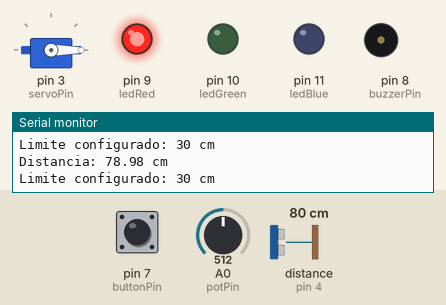
Simulated run of this sketch. Board: Arduino Uno, built with avr-gcc and run on an emulated ATmega328P. Shown: servo, output pins drawn as LEDs (lit = HIGH), buzzer (waves = sounding), the last lines printed to the serial monitor. Wiring (inferred from the names in the program): ultrasonic range finder: trigger pin 2; echo pin 4. Dashed ring = blinking. The inputs (shaded band) are chosen by the test bench; at power-on: pin 7 (buttonPin) HIGH, distance to the obstacle (sensor on pin 4) 80 cm, A0 (potPin) = 512. The echo pulse lasts 58.3 µs per cm; pins used as bus, display or sensor lines are not drawn.

Above: at 1.2 s.
1.3 s: pin 7 (buttonPin) pulled LOW for 0.15 s
At 1.7 s:
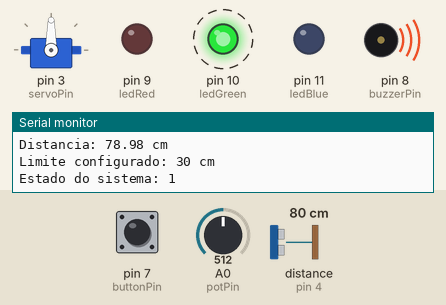
4.3 s: pin 7 (buttonPin) pulled LOW for 1 s
At 4.8 s:
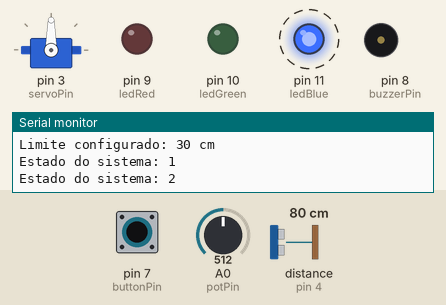
8.3 s: pin 7 (buttonPin) pulled LOW for 3.2 s
13.0 s: distance to the obstacle (sensor on pin 4) set to 33 cm
14.5 s: distance to the obstacle (sensor on pin 4) set to 27 cm
At 16.4 s:
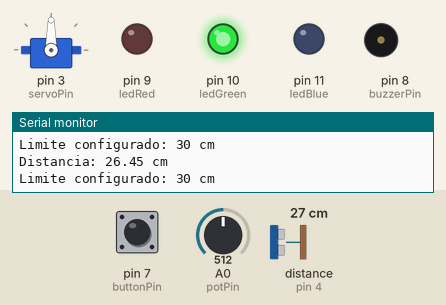
16.7 s: A0 (potPin) set to 453
18.2 s: A0 (potPin) set to 422
At 21.7 s:
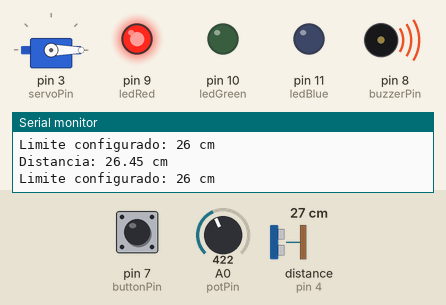
Timing chart, 0 to 22.7 s (numbered marks = the images above; inputs shaded):
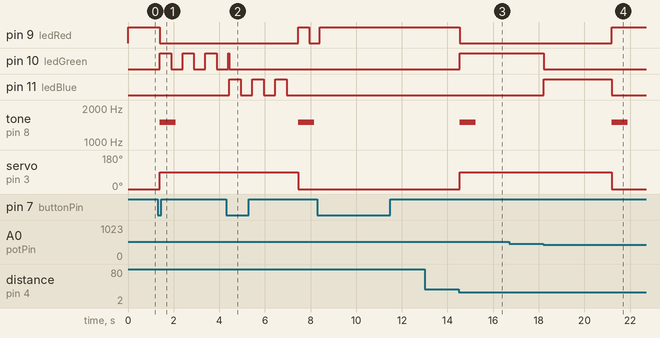

The sketch:

codigo.ino
```cpp
// --- C++ ---

#include <Servo.h>

// --- PINOS ---
const int trigPin = 2;
const int echoPin = 4;
const int servoPin = 3;
const int buzzerPin = 8;
const int buttonPin = 7;
const int potPin = A0;

const int ledRed = 9;
const int ledGreen = 10;
const int ledBlue = 11;

Servo cancelaServo;

// --- TEMPOS ---
const unsigned long tempoEsperaFechamento = 3000;
const unsigned long debounceDelay = 50;

// Estado automático
unsigned long tempoUltimaDeteccao = 0;
unsigned long ultimaImpressao = 0;

// Estado 1: LED verde
unsigned long tempoUltimoPiscarEstado1 = 0;
bool estadoVerdePiscando = false;

// Estado 2: LED azul
unsigned long tempoUltimoPiscarAzulEstado2 = 0;
bool estadoAzulPiscandoEstado2 = false;

// Estado 2: LED vermelho
unsigned long tempoUltimoPiscarVermelhoEstado2 = 0;
bool estadoVermelhoPiscandoEstado2 = false;

// Espera do Estado 2
unsigned long tempoInicioEsperaBotao = 0;
bool contagemFechamentoBotaoAtiva = false;
bool cancelaEstavaAbertaAoEntrarEstado2 = false;

// Estado da cancela
bool jaDetectou = false;
bool cancelaAberta = false;

int estadoSistema = 0;

// --- BOTAO ---
int ultimaLeituraBotao = HIGH;
int estadoBotaoEstavel = HIGH;
unsigned long ultimoDebounce = 0;

// =================================
// CONFIGURACAO INICIAL
// =================================

void setup() {
  Serial.begin(9600);

  pinMode(trigPin, OUTPUT);
  pinMode(echoPin, INPUT);
  pinMode(buzzerPin, OUTPUT);
  pinMode(buttonPin, INPUT_PULLUP);

  pinMode(ledRed, OUTPUT);
  pinMode(ledGreen, OUTPUT);
  pinMode(ledBlue, OUTPUT);

  cancelaServo.attach(servoPin);
  cancelaServo.write(0);

  // Inicia com a cancela fechada
  digitalWrite(ledRed, HIGH);
  digitalWrite(ledGreen, LOW);
  digitalWrite(ledBlue, LOW);

  noTone(buzzerPin);

  Serial.println("Sistema iniciado!");
}

// =================================
// PROGRAMA PRINCIPAL
// =================================

void loop() {
  // ---------------------------------
  // 1. LEITURA DO BOTAO
  // ---------------------------------
  int leituraAtual = digitalRead(buttonPin);

  // Identifica mudanças no botão
  if (leituraAtual != ultimaLeituraBotao) {
    ultimoDebounce = millis();
  }

  // Aguarda a estabilização do botão
  if (millis() - ultimoDebounce > debounceDelay) {
    if (leituraAtual != estadoBotaoEstavel) {
      estadoBotaoEstavel = leituraAtual;

      // Avança para o próximo estado
      if (estadoBotaoEstavel == LOW) {
        int estadoAntigo = estadoSistema;

        estadoSistema = (estadoSistema + 1) % 3;

        // Inicia a espera ao entrar no Estado 2
        if (estadoSistema == 2 && estadoAntigo != 2) {
          tempoInicioEsperaBotao = millis();
          contagemFechamentoBotaoAtiva = true;

          // Guarda a posição da cancela ao entrar no Estado 2
          cancelaEstavaAbertaAoEntrarEstado2 = cancelaAberta;
        }

        Serial.print("Estado do sistema: ");
        Serial.println(estadoSistema);
      }
    }
  }

  ultimaLeituraBotao = leituraAtual;

  // =================================
  // 2. ESTADO 1: MANUAL ABERTO
  // =================================
  if (estadoSistema == 1) {
    // Cancela permanece aberta
    cancelaServo.write(90);

    // Toca o buzzer somente ao abrir
    if (!cancelaAberta) {
      tone(buzzerPin, 1500, 700);
      cancelaAberta = true;
    }

    // Pisca o LED verde a cada 500ms
    if (millis() - tempoUltimoPiscarEstado1 >= 500) {
      tempoUltimoPiscarEstado1 = millis();
      estadoVerdePiscando = !estadoVerdePiscando;
    }

    digitalWrite(ledGreen, estadoVerdePiscando);
    digitalWrite(ledRed, LOW);
    digitalWrite(ledBlue, LOW);

    // Cancela qualquer espera anterior
    contagemFechamentoBotaoAtiva = false;
  }

  // =================================
  // 3. ESTADO 2: MANUAL FECHADO
  // =================================
  else if (estadoSistema == 2) {
    // Verifica se os 3 segundos já passaram
    if (contagemFechamentoBotaoAtiva &&
        millis() - tempoInicioEsperaBotao < tempoEsperaFechamento) {
      // Mantém a posição em que a cancela estava
      if (cancelaEstavaAbertaAoEntrarEstado2) {
        cancelaServo.write(90);
      } else {
        cancelaServo.write(0);
      }

      // Pisca o LED azul durante a espera
      if (millis() - tempoUltimoPiscarAzulEstado2 >= 500) {
        tempoUltimoPiscarAzulEstado2 = millis();
        estadoAzulPiscandoEstado2 = !estadoAzulPiscandoEstado2;
      }

      digitalWrite(ledBlue, estadoAzulPiscandoEstado2);
      digitalWrite(ledRed, LOW);
      digitalWrite(ledGreen, LOW);
    }

    // Após os 3 segundos, fecha a cancela
    else {
      if (contagemFechamentoBotaoAtiva) {
        // Fecha e toca o buzzer se estava aberta
        if (cancelaAberta) {
          cancelaServo.write(0);
          tone(buzzerPin, 1500, 700);

          cancelaAberta = false;
        } else {
          cancelaServo.write(0);
        }

        contagemFechamentoBotaoAtiva = false;
      }

      // Pisca o LED vermelho após a espera
      if (millis() - tempoUltimoPiscarVermelhoEstado2 >= 500) {
        tempoUltimoPiscarVermelhoEstado2 = millis();
        estadoVermelhoPiscandoEstado2 = !estadoVermelhoPiscandoEstado2;
      }

      digitalWrite(ledRed, estadoVermelhoPiscandoEstado2);
      digitalWrite(ledGreen, LOW);
      digitalWrite(ledBlue, LOW);
    }
  }

  // =================================
  // 4. ESTADO 0: AUTOMATICO
  // =================================
  else {
    // Cancela a espera do modo manual
    contagemFechamentoBotaoAtiva = false;

    // Lê o potenciômetro e define o limite
    int valorPot = analogRead(potPin);

    int distanciaLimite = map(valorPot, 0, 1023, 10, 50);

    // Envia o pulso para o sensor ultrassônico
    digitalWrite(trigPin, LOW);
    delayMicroseconds(2);

    digitalWrite(trigPin, HIGH);
    delayMicroseconds(10);

    digitalWrite(trigPin, LOW);

    // Mede o tempo de retorno do sinal
    long duracao = pulseIn(echoPin, HIGH, 30000UL);

    float distanciaCm = 0;

    if (duracao > 0) {
      distanciaCm = duracao * 0.034 / 2;
    }

    // Exibe as informações a cada 500ms
    if (millis() - ultimaImpressao >= 500) {
      Serial.print("Distancia: ");

      if (duracao > 0) {
        Serial.print(distanciaCm);
        Serial.println(" cm");
      } else {
        Serial.println("Sem leitura");
      }

      Serial.print("Limite configurado: ");
      Serial.print(distanciaLimite);
      Serial.println(" cm");

      ultimaImpressao = millis();
    }

    // Verifica se existe um objeto dentro do limite
    if (duracao > 0 && distanciaCm <= distanciaLimite) {
      // Atualiza o instante da última detecção
      tempoUltimaDeteccao = millis();
      jaDetectou = true;

      // Abre a cancela
      if (!cancelaAberta) {
        cancelaServo.write(90);
        tone(buzzerPin, 1500, 700);

        cancelaAberta = true;
      } else {
        cancelaServo.write(90);
      }

      // LED verde fixo durante a detecção
      digitalWrite(ledGreen, HIGH);
      digitalWrite(ledRed, LOW);
      digitalWrite(ledBlue, LOW);
    }

    // Objeto não está dentro do limite
    else {
      // Verifica se os 3 segundos já passaram
      if (jaDetectou &&
          millis() - tempoUltimaDeteccao >= tempoEsperaFechamento) {
        // Fecha a cancela
        if (cancelaAberta) {
          cancelaServo.write(0);
          tone(buzzerPin, 1500, 700);

          cancelaAberta = false;
        } else {
          cancelaServo.write(0);
        }

        // LED vermelho fixo após o fechamento
        digitalWrite(ledRed, HIGH);
        digitalWrite(ledGreen, LOW);
        digitalWrite(ledBlue, LOW);
      }

      // Aguarda 3 segundos antes de fechar
      else if (jaDetectou) {
        cancelaServo.write(90);

        // LED azul fixo durante a espera
        digitalWrite(ledBlue, HIGH);
        digitalWrite(ledRed, LOW);
        digitalWrite(ledGreen, LOW);
      }

      // Aguarda a primeira detecção
      else {
        cancelaServo.write(0);

        digitalWrite(ledRed, HIGH);
        digitalWrite(ledGreen, LOW);
        digitalWrite(ledBlue, LOW);
      }
    }
  }

  delay(50);
}
```

Measured:
- the behaviour switches between 31 and 30 cm on distance to the obstacle (sensor on pin 4) (found by bisection; images 2 and 3)
- the behaviour switches between 435 and 434 on A0 (potPin) (found by bisection; images 3 and 4)
- after the input at 1.3 s, pin 9 (ledRed): HIGH → LOW after 0.09 s; pin 10 (ledGreen): alternates HIGH for 0.50 s and LOW for 0.50 s, starting after 0.09 s; tone on pin 8 (buzzerPin): silent → 1500 Hz after 0.09 s, → silent 0.70 s later; servo on pin 3 (servoPin): 0° → 90° after 0.09 s
- after the input at 4.3 s, pin 9 (ledRed): LOW → HIGH after 3.2 s, → LOW 0.50 s later; pin 11 (ledBlue): alternates HIGH for 0.50 s and LOW for 0.50 s, 6 changes in all, then stays LOW, starting after 0.14 s; tone on pin 8 (buzzerPin): silent → 1500 Hz after 3.2 s, → silent 0.70 s later; servo on pin 3 (servoPin): 90° → 0° after 3.2 s
- after the input at 14.5 s, pin 9 (ledRed): HIGH → LOW at once; pin 10 (ledGreen): LOW → HIGH at once; tone on pin 8 (buzzerPin): silent → 1500 Hz at once, → silent 0.70 s later; servo on pin 3 (servoPin): 0° → 90° at once
- after the input at 18.2 s, pin 9 (ledRed): LOW → HIGH after 3.0 s; pin 10 (ledGreen): HIGH → LOW at once; pin 11 (ledBlue): LOW → HIGH at once, → LOW 3.0 s later; tone on pin 8 (buzzerPin): silent → 1500 Hz after 3.0 s, → silent 0.70 s later; servo on pin 3 (servoPin): 90° → 0° after 3.0 s
